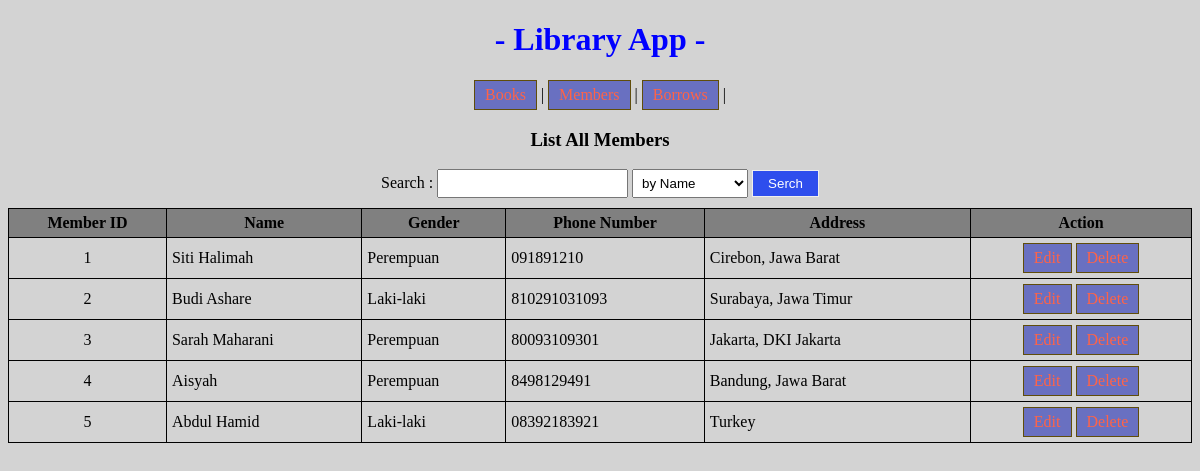
The page /perpustakaan/members.php on the database its author committed.
### tables this page shows
CREATE TABLE `anggota` (
  `id_anggota` int(11) NOT NULL,
  `nama` varchar(100) NOT NULL,
  `jk` enum('L','P') NOT NULL,
  `alamat` text NOT NULL,
  `telpon` varchar(15) NOT NULL
);

### perpustakaan/members.php (the view, shortened to what this page needs)
<?php
require_once 'config.php';
$sql = "SELECT * FROM anggota";
$query = mysqli_query($connection, $sql);
?>
<!DOCTYPE html>
<html lang="en">
<head>
</head>
<link rel="stylesheet" href="style.css">
<body>
	<h1>- Library App -</h1>
	<?php require_once 'listMenu.php'; ?>
	<h3 class="center">
		List All Members
	</h3>
	<form action="members.php" class="center search">
		<label for="label">Search</label> :
		<input type="text" name="keyword" class="inp-txt">
		<select name="by" class="inp-txt">
			<option value="name">by Name</option>
		</select>
		<button type="submit" name="search" class="btn-search">Serch</button>
	</form>
	<table cellpadding="5">
		<thead>
			<tr>
				<th>Member ID</th>
				<th>Name</th>
				<th>Gender</th>
				<th>Phone Number</th>
				<th>Address</th>
				<th>Action</th>
			</tr>
		</thead>
		<tbody>
			<?php
				if(mysqli_num_rows($query) > 0):
					while($member = mysqli_fetch_object($query)): ?>
						<tr>
							<td class="center"><?= $member->id_anggota; ?></td>
							<td><?= $member->nama; ?></td>
							<td><?= ($member->jk == "L") ? "Laki-laki" : "Perempuan"; ?></td>
							<td><?= $member->telpon; ?></td>
							<td><?= $member->alamat; ?></td>
							<td class="center">
								<a href="editMember.php?memberID=<?= $member->id_anggota; ?>" class="btn">Edit</a>
								<a onclick="return askFirst()" href="deleteMember.php?memberID=<?= $member->id_anggota; ?>" class="btn">Delete</a>
							</td>
						</tr>
			<?php	endwhile;
			endif; ?>
		</tbody>
	</table>
</body>
</html>

### perpustakaan/style.css (style rules this page uses)
body { background: LightGray; }
a:link, a:visited { color:Tomato; padding: 5px; text-align: center; text-decoration: none; display: inline-block; }
table { width: 100%; }
th { background: gray; }
table, th, td { border:1px solid black; border-collapse: collapse; }
h1 { color: blue; text-align: center; }
.center { text-align: center; }
.btn { background: #6970C1; padding:5px 10px !important; border:1px solid #604D0A; color: #fff; }

### perpustakaan/members.php (style rules this page uses)
.search { margin: 0 auto; width: 700px; margin-bottom:10px; }
.search input, .search select { padding:5px; }
.btn-search { padding: 5px 15px !important; background: #2E4EED !important; color: #fff; border:1px solid #eee; }

### rows shown on the page
anggota: id_anggota "1", nama "Siti Halimah", jk "Perempuan", telpon "091891210", alamat "Cirebon, Jawa Barat"
anggota: id_anggota "2", nama "Budi Ashare", jk "Laki-laki", telpon "810291031093", alamat "Surabaya, Jawa Timur"
anggota: id_anggota "3", nama "Sarah Maharani", jk "Perempuan", telpon "80093109301", alamat "Jakarta, DKI Jakarta"
anggota: id_anggota "4", nama "Aisyah", jk "Perempuan", telpon "8498129491", alamat "Bandung, Jawa Barat"
anggota: id_anggota "5", nama "Abdul Hamid", jk "Laki-laki", telpon "08392183921", alamat "Turkey"
